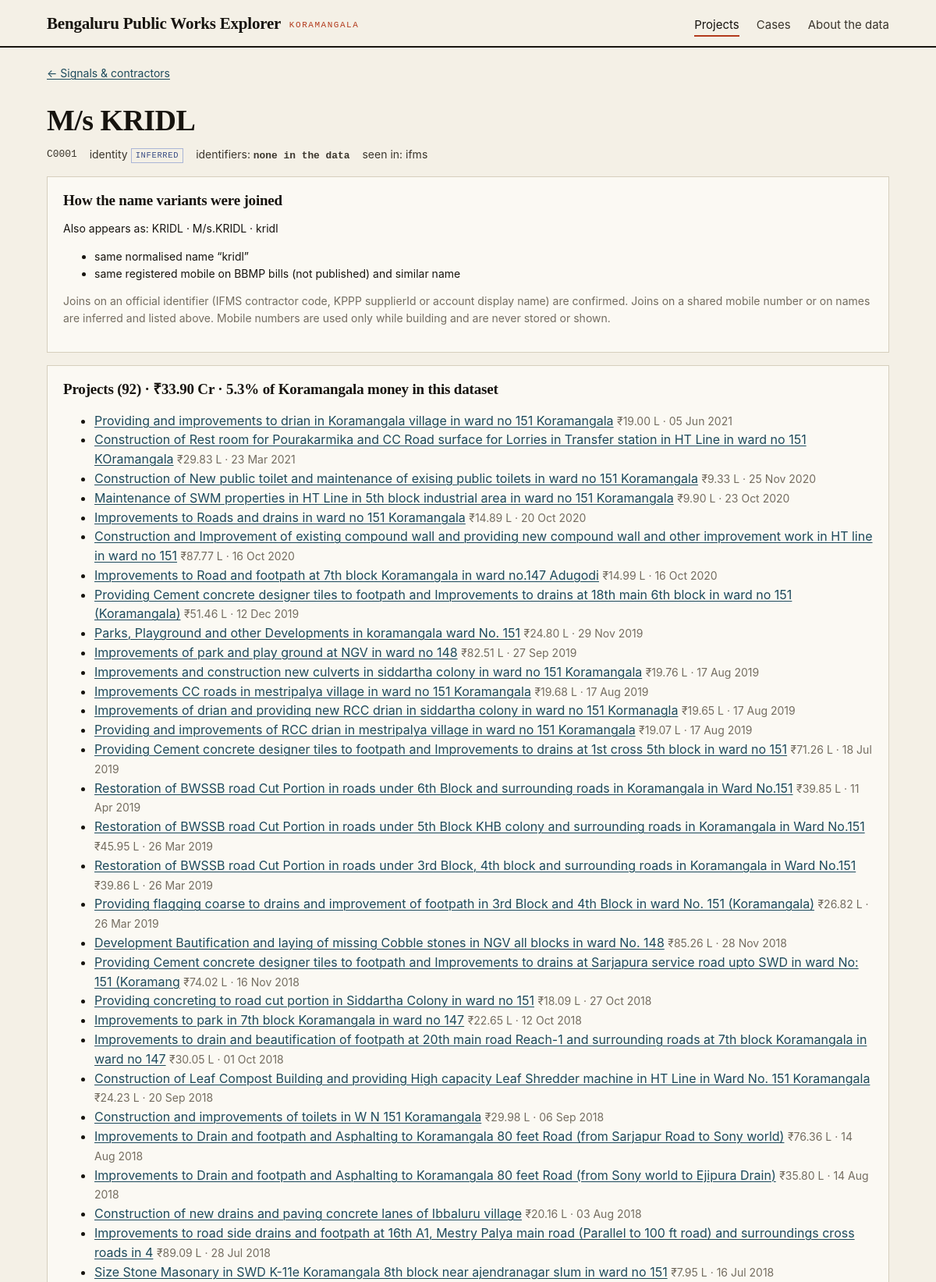
Screenshot of /c/C0001 (upper part) with the database file from the repository.
### tables this page shows
CREATE TABLE contractors (
  entity TEXT PRIMARY KEY, name TEXT, aliases TEXT, ids TEXT, basis TEXT, rules TEXT, evidence TEXT, systems TEXT,
  projects INTEGER, amount REAL, share REAL, bids INTEGER, wins INTEGER, single_wins INTEGER, slugs TEXT
);

CREATE TABLE projects (
  id INTEGER PRIMARY KEY,
  slug TEXT UNIQUE NOT NULL,
  title TEXT NOT NULL,
  category TEXT,
  location TEXT,
  wards TEXT,
  department TEXT,
  office TEXT,
  job_numbers TEXT,
  tender_numbers TEXT,
  status TEXT,
  estimated_cost REAL,
  contract_value REAL,
  contractor TEXT,
  payments_gross REAL,
  tender_published TEXT,
  awarded_date TEXT,
  work_order_date TEXT,
  completion_date TEXT,
  expected_completion TEXT,
  last_payment TEXT,
  first_date TEXT,
  last_activity TEXT,
  n_bills INTEGER,
  lifecycle INTEGER,              -- number of stages (planned/awarded/money/outcome) with evidence, 0-4
  stages TEXT,                    -- JSON {stage: bool}
  link_confidence TEXT,           -- best tender<->bills link: exact | high | medium | none
  contractor_entity TEXT,         -- resolved contractor entity (contractors.entity)
  n_signals INTEGER,
  signal_level TEXT,              -- highest signal severity
  scope_reason TEXT,
  search_text TEXT
);

### app/site.py (the view)
    @app.route("/c/<entity>")
    def contractor(entity):
        if len(entity) > 80:
            abort(404)
        d = db()
        c = d.execute("SELECT * FROM contractors WHERE entity = ?", (entity,)).fetchone()
        if not c:
            abort(404)
        projects = d.execute("SELECT * FROM projects WHERE contractor_entity = ? ORDER BY last_activity DESC", (entity,)).fetchall()
        bids = []
        for r in d.execute("""SELECT r.tender_number, r.extra, p.slug, p.title FROM records r JOIN projects p ON p.id = r.project_id
                              WHERE r.record_type = 'tender'"""):
            x = json.loads(r["extra"] or "{}")
            for b in x.get("bidders") or []:
                if b.get("entity") == entity:
                    bids.append({"tender": r["tender_number"], "slug": r["slug"], "title": r["title"], "rank": b.get("rank"),
                                 "amount": b.get("amount"), "n": len(x["bidders"]),
                                 "others": [o["name"] for o in x["bidders"] if o.get("entity") != entity]})
        cob = d.execute("SELECT * FROM co_bidding WHERE a_entity = ? OR b_entity = ?", (entity, entity)).fetchall()
        return render_template("contractor.html", c=c, projects=projects, bids=bids, cob=cob)

### app/core.py (called while the page is built)
def db():
    if "db" not in g:
        path = Path(current_app.config["DB_PATH"])
        if not path.exists():
            current_app.logger.error("database file missing: %s", path)
            raise DatabaseMissing()
        flags = "mode=ro&immutable=1" if current_app.config.get("PUBLIC") else "mode=ro"
        g.db = sqlite3.connect(f"file:{path}?{flags}", uri=True)
        g.db.row_factory = sqlite3.Row
    return g.db

def inr(v):
    if v is None or v == "":
        return None
    v = float(v)
    if abs(v) >= 1e7:
        return f"₹{v / 1e7:,.2f} Cr"
    if abs(v) >= 1e5:
        return f"₹{v / 1e5:,.2f} L"
    return f"₹{v:,.0f}"

def dt(v):
    if not v:
        return None
    try:
        return date.fromisoformat(str(v)[:10]).strftime("%d %b %Y")
    except ValueError:
        return v

def fromjson(v):
    return json.loads(v) if v else None

def install(app):
    app.add_template_filter(inr, "inr")
    app.add_template_filter(inr_full, "inr_full")
    app.add_template_filter(dt, "dt")
    app.add_template_filter(fromjson, "fromjson")
    app.jinja_env.globals.update(status_class=status_class, LABELS=LABELS, STAGE_FIELDS=STAGE_FIELDS,
                                 STAGE_TITLES=STAGE_TITLES, fmt_fact=fmt_fact, SIGNAL_NAMES=SIGNAL_NAMES)
    app.teardown_appcontext(close_db)
    @app.context_processor
    def _site():
        return {"site_name": SITE_NAME, **area_info()}

def area_info():
    if "area" not in g:
        info = {"area": "Koramangala", "city": "Bengaluru", "data_as_of": None}
        try:
            row = db().execute("SELECT value FROM meta WHERE key = 'area'").fetchone()
            if row:
                a = json.loads(row[0])
                info.update(area=a.get("area_name") or info["area"], city=a.get("city") or info["city"])
            row = db().execute("SELECT value FROM meta WHERE key = 'published_at'").fetchone()
            if row:
                info["data_as_of"] = row[0][:10]
        except Exception:                # no database (error pages): keep the defaults
            pass
        g.area = info
    return g.area

### app/templates/contractor.html (shortened to what this page needs)
{% extends "base.html" %}
{% block content %}
<p class="crumb"><a href="{{ url_for('signals_page') }}">← Signals &amp; contractors</a></p>
<article class="detail">
  <h1>{{ c.name }}</h1>
  <div class="ids"><span class="mono">{{ c.entity }}</span>
    <span>identity <span class="conf {{ 'c-ok' if c.basis == 'confirmed' else 'c-inf' }}">{{ c.basis }}</span></span>
    <span>identifiers: <b class="mono">{{ (c.ids|fromjson)|join(', ') or 'none in the data' }}</b></span>
    <span>seen in: {{ (c.systems|fromjson)|join(' + ') }}</span></div>
  <section class="card small">
    <h2>How the name variants were joined</h2>
    {% set al = c.aliases|fromjson %}
    <p>{% if al %}Also appears as: {{ al|join(' · ') }}{% else %}Single name variant.{% endif %}</p>
    <ul>{% for e in c.evidence|fromjson %}<li>{{ e }}</li>{% endfor %}</ul>
    <p class="muted">Joins on an official identifier (IFMS contractor code, KPPP supplierId or account display name) are confirmed. Joins on a shared mobile number or on names are inferred and listed above. Mobile numbers are used only while building and are never stored or shown.</p>
  </section>
  <section class="card">
    <h2>Projects ({{ projects|length }}) · {{ c.amount|inr or '₹0' }} · {{ (c.share * 100)|round(1) }}% of Koramangala money in this dataset</h2>
    <ul>{% for p in projects %}<li><a href="{{ url_for('project', slug=p.slug) }}">{{ p.title[:140] }}</a> <span class="muted small">{{ p.payments_gross|inr or p.contract_value|inr or '' }} · {{ p.last_activity|dt }}</span></li>{% endfor %}</ul>
  </section>
</article>
{% endblock %}

### app/static/style.css (style rules this page uses)
:root { --paper: #f4f0e6; --paper-2: #ebe5d6; --card: #fbf9f3; --ink: #17140f; --ink-2: #3b362d; --muted: #746d60; --rule: #d6cfbd; --rule-2: #c3baa4; --accent: #b23a1c; --accent-soft: #f1d9cf; --link: #1d4a5c; --ok: #2f6b3f; --warn: #9a6200; --warn-soft: #f6e7c4; --unk: #8a3a2c; --serif: "Iowan Old Style", "Charter", "Source Serif Pro", "Palatino Linotype", Georgia, serif; --sans: -apple-system, BlinkMacSystemFont, "Segoe UI", "Helvetica Neue", Arial, sans-serif; --mono: ui-monospace, "SF Mono", "JetBrains Mono", Menlo, Consolas, monospace; }
* { box-sizing: border-box; }
html { -webkit-text-size-adjust: 100%; }
body { margin: 0; background: var(--paper); color: var(--ink); font: 16px/1.55 var(--sans); }
a { color: var(--link); text-decoration-thickness: 1px; text-underline-offset: 2px; }
.muted { color: var(--muted); }
.small { font-size: 14px; }
.mono { font-family: var(--mono); font-size: .92em; }
h1 { font-family: var(--serif); font-weight: 700; font-size: 34px; line-height: 1.15; letter-spacing: -.015em; margin: 28px 0 10px; }
h2 { font-family: var(--serif); font-weight: 700; font-size: 22px; line-height: 1.25; margin: 0 0 10px; letter-spacing: -.01em; }
.card { background: var(--card); border: 1px solid var(--rule); padding: 18px 20px; margin: 16px 0; }
.card h2 { font-size: 19px; }
.crumb { margin: 22px 0 0; font-size: 14px; }
.conf { display: inline-block; font-family: var(--mono); font-size: 10.5px; letter-spacing: .06em; text-transform: uppercase; padding: 0 5px; border: 1px solid; vertical-align: 1px; }
.c-inf { color: #3c4f86; border-color: #aab5d6; }
.detail h1 { font-size: clamp(26px, 3.6vw, 38px); max-width: 30ch; }
.ids { display: flex; flex-wrap: wrap; gap: 6px 16px; align-items: center; font-size: 14px; color: var(--ink-2); margin: 8px 0 4px; }

### rows the page displays
contractors: name "M/s KRIDL", entity "C0001", basis "INFERRED", ids "none in the data", systems "ifms", amount|inr "₹33.90 Cr", (c.share*100)|round(1) "5.3"
projects: title "Providing and improvements to drian in Koramangala village in ward no 151 Koramangala", payments_gross|inr "₹19.00 L", last_activity|dt "05 Jun 2021"
projects: title "Construction of Rest room for Pourakarmika and CC Road surface for Lorries in Transfer station in HT Line in ward no 151 KOramangala", payments_gross|inr "₹29.83 L", last_activity|dt "23 Mar 2021"
projects: title "Construction of New public toilet and maintenance of exising public toilets in ward no 151 Koramangala", payments_gross|inr "₹9.33 L", last_activity|dt "25 Nov 2020"
projects: title "Maintenance of SWM properties in HT Line in 5th block industrial area in ward no 151 Koramangala", payments_gross|inr "₹9.90 L", last_activity|dt "23 Oct 2020"
projects: title "Improvements to Roads and drains in ward no 151 Koramangala", payments_gross|inr "₹14.89 L", last_activity|dt "20 Oct 2020"
projects: title "Construction and Improvement of existing compound wall and providing new compound wall and other improvement work in HT line in ward no 151", payments_gross|inr "₹87.77 L", last_activity|dt "16 Oct 2020"
projects: title "Improvements to Road and footpath at 7th block Koramangala in ward no.147 Adugodi", payments_gross|inr "₹14.99 L", last_activity|dt "16 Oct 2020"
projects: title "Providing Cement concrete designer tiles to footpath and Improvements to drains at 18th main 6th block in ward no 151 (Koramangala)", payments_gross|inr "₹51.46 L", last_activity|dt "12 Dec 2019"
projects: title "Parks, Playground and other Developments in koramangala ward No. 151", payments_gross|inr "₹24.80 L", last_activity|dt "29 Nov 2019"
projects: title "Improvements of park and play ground at NGV in ward no 148", payments_gross|inr "₹82.51 L", last_activity|dt "27 Sep 2019"
projects: title "Improvements and construction new culverts in siddartha colony in ward no 151 Koramangala", payments_gross|inr "₹19.76 L", last_activity|dt "17 Aug 2019"
projects: title "Improvements CC roads in mestripalya village in ward no 151 Koramangala", payments_gross|inr "₹19.68 L", last_activity|dt "17 Aug 2019"
projects: title "Improvements of drian and providing new RCC drian in siddartha colony in ward no 151 Kormanagla", payments_gross|inr "₹19.65 L", last_activity|dt "17 Aug 2019"
projects: title "Providing and improvements of RCC drian in mestripalya village in ward no 151 Koramangala", payments_gross|inr "₹19.07 L", last_activity|dt "17 Aug 2019"
projects: title "Providing Cement concrete designer tiles to footpath and Improvements to drains at 1st cross 5th block in ward no 151", payments_gross|inr "₹71.26 L", last_activity|dt "18 Jul 2019"
projects: title "Restoration of BWSSB road Cut Portion in roads under 6th Block and surrounding roads in Koramangala in Ward No.151", payments_gross|inr "₹39.85 L", last_activity|dt "11 Apr 2019"
projects: title "Restoration of BWSSB road Cut Portion in roads under 5th Block KHB colony and surrounding roads in Koramangala in Ward No.151", payments_gross|inr "₹45.95 L", last_activity|dt "26 Mar 2019"
projects: title "Restoration of BWSSB road Cut Portion in roads under 3rd Block, 4th block and surrounding roads in Koramangala in Ward No.151", payments_gross|inr "₹39.86 L", last_activity|dt "26 Mar 2019"
projects: title "Providing flagging coarse to drains and improvement of footpath in 3rd Block and 4th Block in ward No. 151 (Koramangala)", payments_gross|inr "₹26.82 L", last_activity|dt "26 Mar 2019"
projects: title "Development Bautification and laying of missing Cobble stones in NGV all blocks in ward No. 148", payments_gross|inr "₹85.26 L", last_activity|dt "28 Nov 2018"
projects: title "Providing Cement concrete designer tiles to footpath and Improvements to drains at Sarjapura service road upto SWD in ward No: 151 (Koramang", payments_gross|inr "₹74.02 L", last_activity|dt "16 Nov 2018"
projects: title "Providing concreting to road cut portion in Siddartha Colony in ward no 151", payments_gross|inr "₹18.09 L", last_activity|dt "27 Oct 2018"
projects: title "Improvements to park in 7th block Koramangala in ward no 147", payments_gross|inr "₹22.65 L", last_activity|dt "12 Oct 2018"
projects: title "Improvements to drain and beautification of footpath at 20th main road Reach-1 and surrounding roads at 7th block Koramangala in ward no 147", payments_gross|inr "₹30.05 L", last_activity|dt "01 Oct 2018"
projects: title "Construction of Leaf Compost Building and providing High capacity Leaf Shredder machine in HT Line in Ward No. 151 Koramangala", payments_gross|inr "₹24.23 L", last_activity|dt "20 Sep 2018"
projects: title "Construction and improvements of toilets in W N 151 Koramangala", payments_gross|inr "₹29.98 L", last_activity|dt "06 Sep 2018"
projects: title "Improvements to Drain and footpath and Asphalting to Koramangala 80 feet Road (from Sarjapur Road to Sony world)", payments_gross|inr "₹76.36 L", last_activity|dt "14 Aug 2018"
projects: title "Improvements to Drain and footpath and Asphalting to Koramangala 80 feet Road (from Sony world to Ejipura Drain)", payments_gross|inr "₹35.80 L", last_activity|dt "14 Aug 2018"
projects: title "Construction of new drains and paving concrete lanes of Ibbaluru village", payments_gross|inr "₹20.16 L", last_activity|dt "03 Aug 2018"
projects: title "Improvements to road side drains and footpath at 16th A1, Mestry Palya main road (Parallel to 100 ft road) and surroundings cross roads in 4", payments_gross|inr "₹89.09 L", last_activity|dt "28 Jul 2018"
projects: title "Size Stone Masonary in SWD K-11e Koramangala 8th block near ajendranagar slum in ward no 151", payments_gross|inr "₹7.95 L", last_activity|dt "16 Jul 2018"

### other values shown
{{ site_name }} "Bengaluru Public Works Explorer"
{{ area }} "KORAMANGALA"
{{ al|join(' · ') }} "KRIDL · M/s.KRIDL · kridl"
{{ e }} "same normalised name “kridl”" "same registered mobile on BBMP bills (not published) and similar name"
{{ projects|length }} "92"
